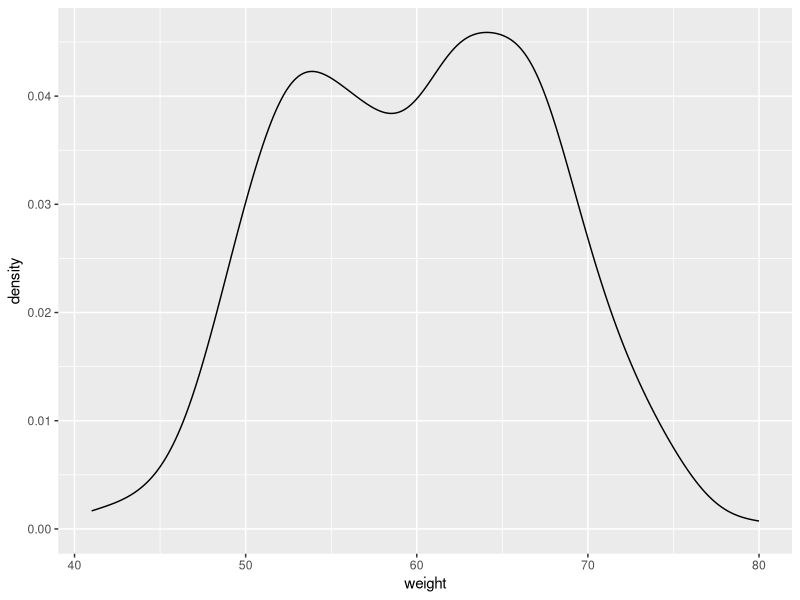
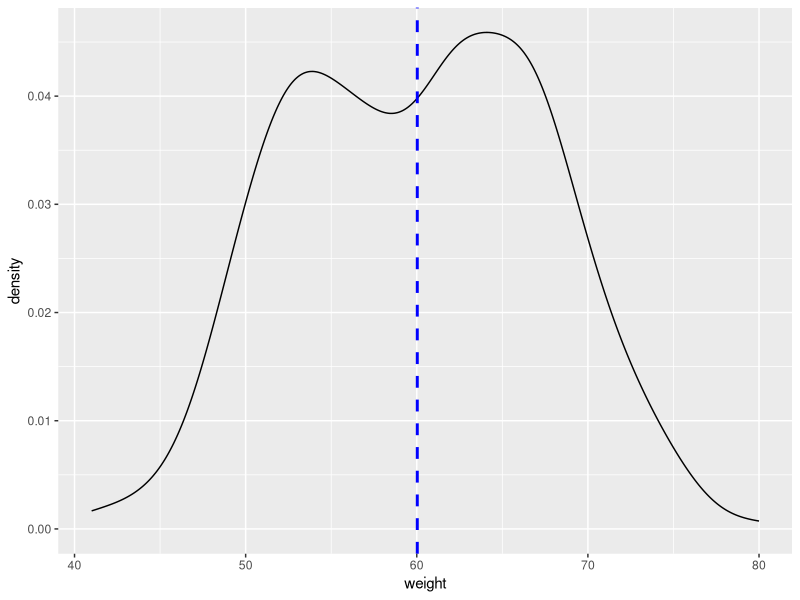
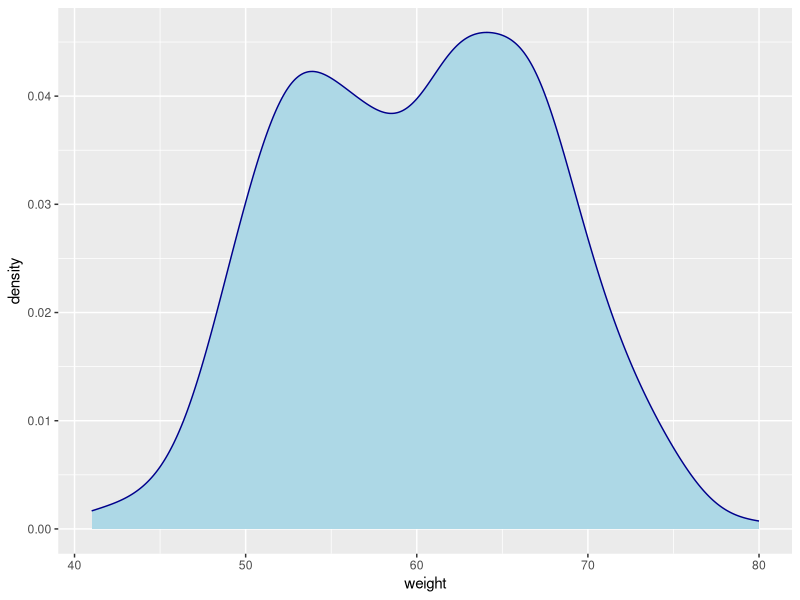
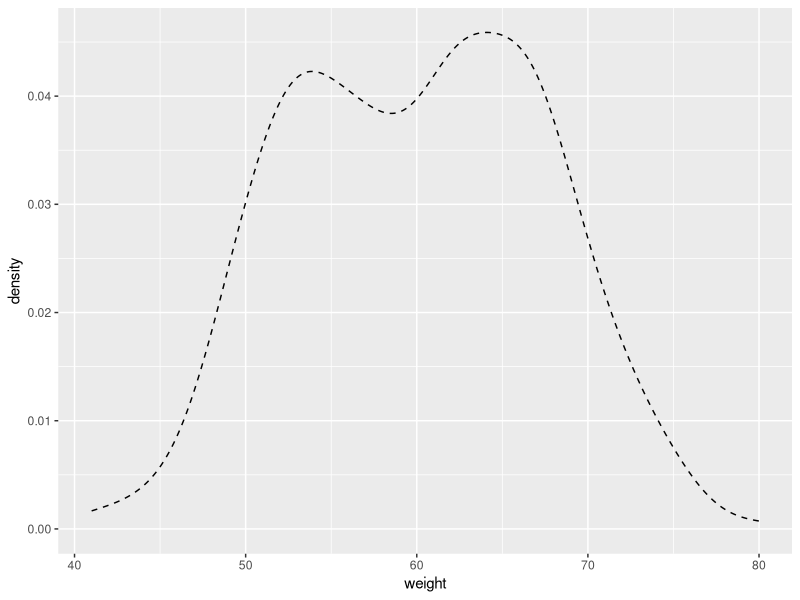
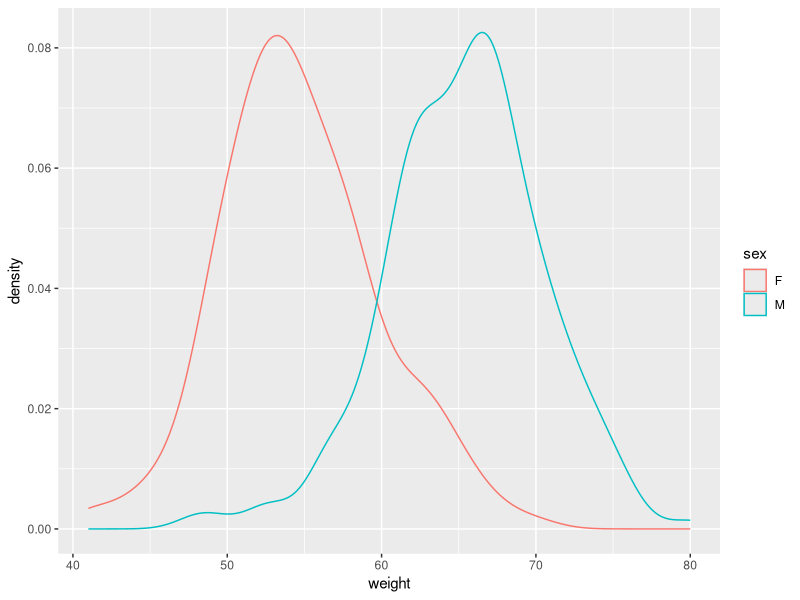
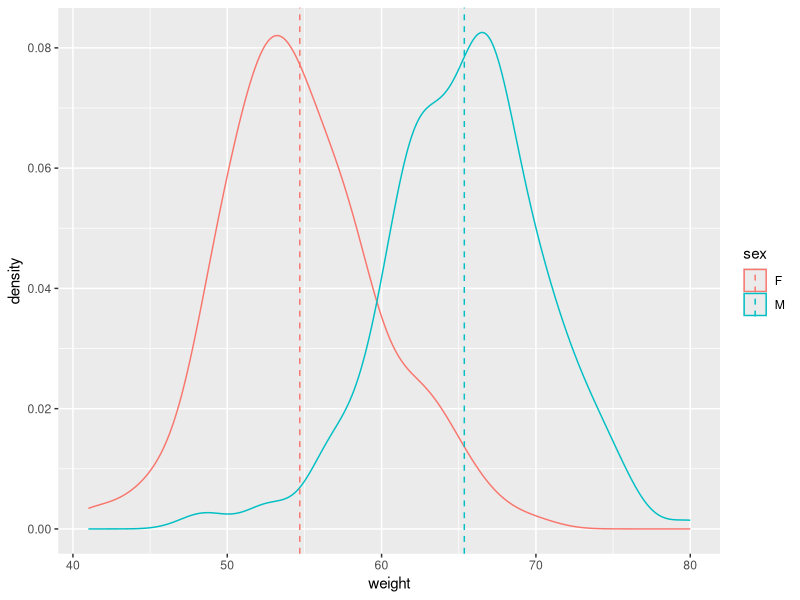
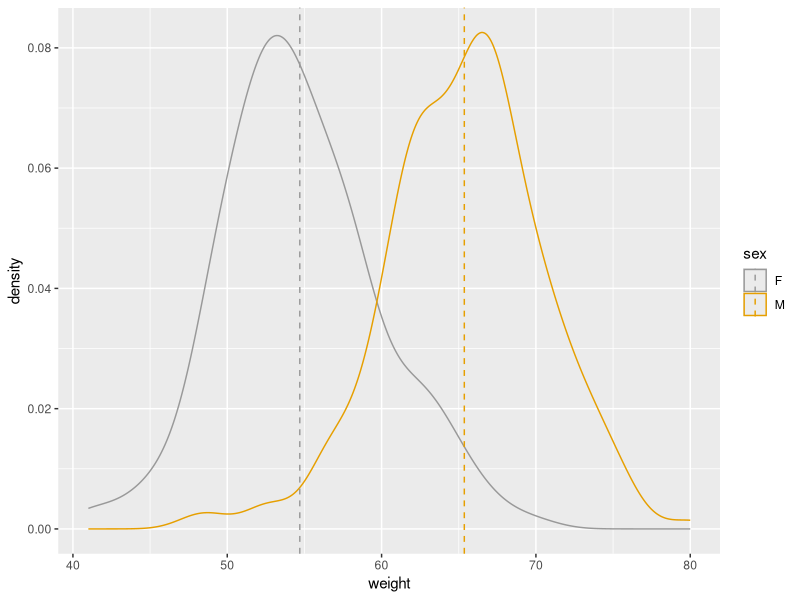
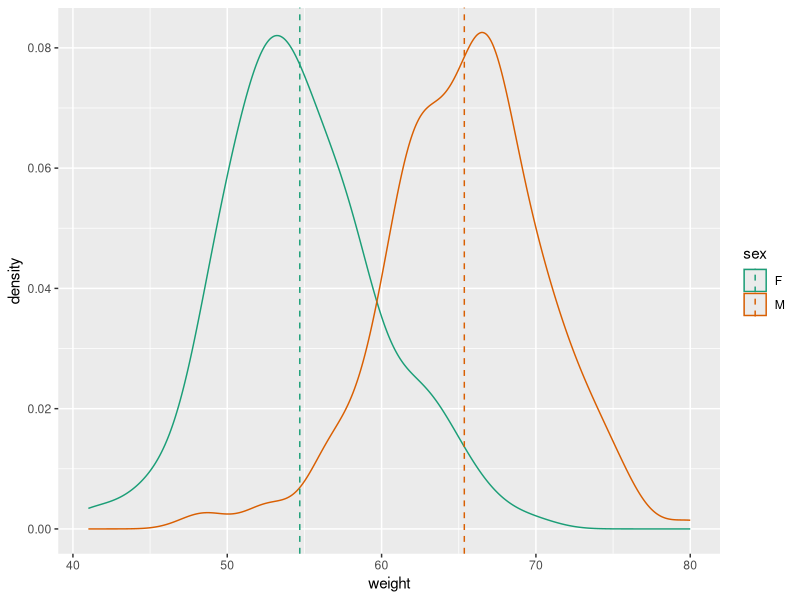

Source code (R) for these figures, in order:
#181123 ggplot2 density plot Quick start guide - R software and data visualization

#http://www.sthda.com/english/wiki/ggplot2-density-plot-quick-start-guide-r-software-and-data-visualization

set.seed(1234)
df <- data.frame(
  sex = factor(rep(c("F", "M"), each=200)),
  weight = round(c(rnorm(200, mean=55, sd=5),
                 rnorm(200, mean=65, sd=5)))
)
head(df)

library(ggplot2)
# Basic density
p <- ggplot(df, aes(x=weight)) + 
  geom_density()
p
# Add mean line
p + geom_vline(aes(xintercept=mean(weight)),
              color="blue", linetype="dashed", size=1)

# Change line color and fill color
ggplot(df, aes(x=weight))+
  geom_density(color="darkblue", fill="lightblue")
# Change line type
ggplot(df, aes(x=weight))+
  geom_density(linetype="dashed")

library(plyr)
mu <- ddply(df, "sex", summarise, grp.mean=mean(weight))
head(mu)

# Change density plot line colors by groups
ggplot(df, aes(x=weight, color=sex)) +
  geom_density()
# Add mean lines
p<-ggplot(df, aes(x=weight, color=sex)) +
  geom_density()+
  geom_vline(data=mu, aes(xintercept=grp.mean, color=sex),
             linetype="dashed")
p

# Use custom color palettes
p+scale_color_manual(values=c("#999999", "#E69F00", "#56B4E9"))
# Use brewer color palettes
p+scale_color_brewer(palette="Dark2")
# Use grey scale
p + scale_color_grey() + theme_classic()


# Change density plot fill colors by groups
ggplot(df, aes(x=weight, fill=sex)) +
  geom_density()
# Use semi-transparent fill
p<-ggplot(df, aes(x=weight, fill=sex)) +
  geom_density(alpha=0.4)
p
# Add mean lines
p+geom_vline(data=mu, aes(xintercept=grp.mean, color=sex),
             linetype="dashed")

p + theme(legend.position="top")
p + theme(legend.position="bottom")
p + theme(legend.position="none") # Remove legend


# Histogram with density plot
ggplot(df, aes(x=weight)) + 
  geom_histogram(aes(y=..density..), colour="black", fill="white")+
  geom_density(alpha=.2, fill="#FF6666") 
# Color by groups
ggplot(df, aes(x=weight, color=sex, fill=sex)) + 
  geom_histogram(aes(y=..density..), alpha=0.5, 
                 position="identity")+
  geom_density(alpha=.2) 


#Use facets
p<-ggplot(df, aes(x=weight))+
  geom_density()+
  facet_grid(sex ~ .)
p

# Add mean lines
p + geom_vline(data=mu, aes(xintercept=grp.mean, color="red"),
             linetype="dashed")


# Basic density
ggplot(df, aes(x=weight, fill=sex)) +
  geom_density(fill="gray")+
  geom_vline(aes(xintercept=mean(weight)), color="blue",
             linetype="dashed")+
  labs(title="Weight density curve",x="Weight(kg)", y = "Density")+
  theme_classic()
# Change line colors by groups
p<- ggplot(df, aes(x=weight, color=sex)) +
  geom_density()+
  geom_vline(data=mu, aes(xintercept=grp.mean, color=sex),
             linetype="dashed")+
  labs(title="Weight density curve",x="Weight(kg)", y = "Density")
p
p + scale_color_manual(values=c("#999999", "#E69F00", "#56B4E9"))+
  theme_classic()

# Continuous colors
p + scale_color_brewer(palette="Paired") + theme_classic()
# Discrete colors
p + scale_color_brewer(palette="Dark2") + theme_minimal()
# Gradient colors
p + scale_color_brewer(palette="Accent") + theme_minimal()




